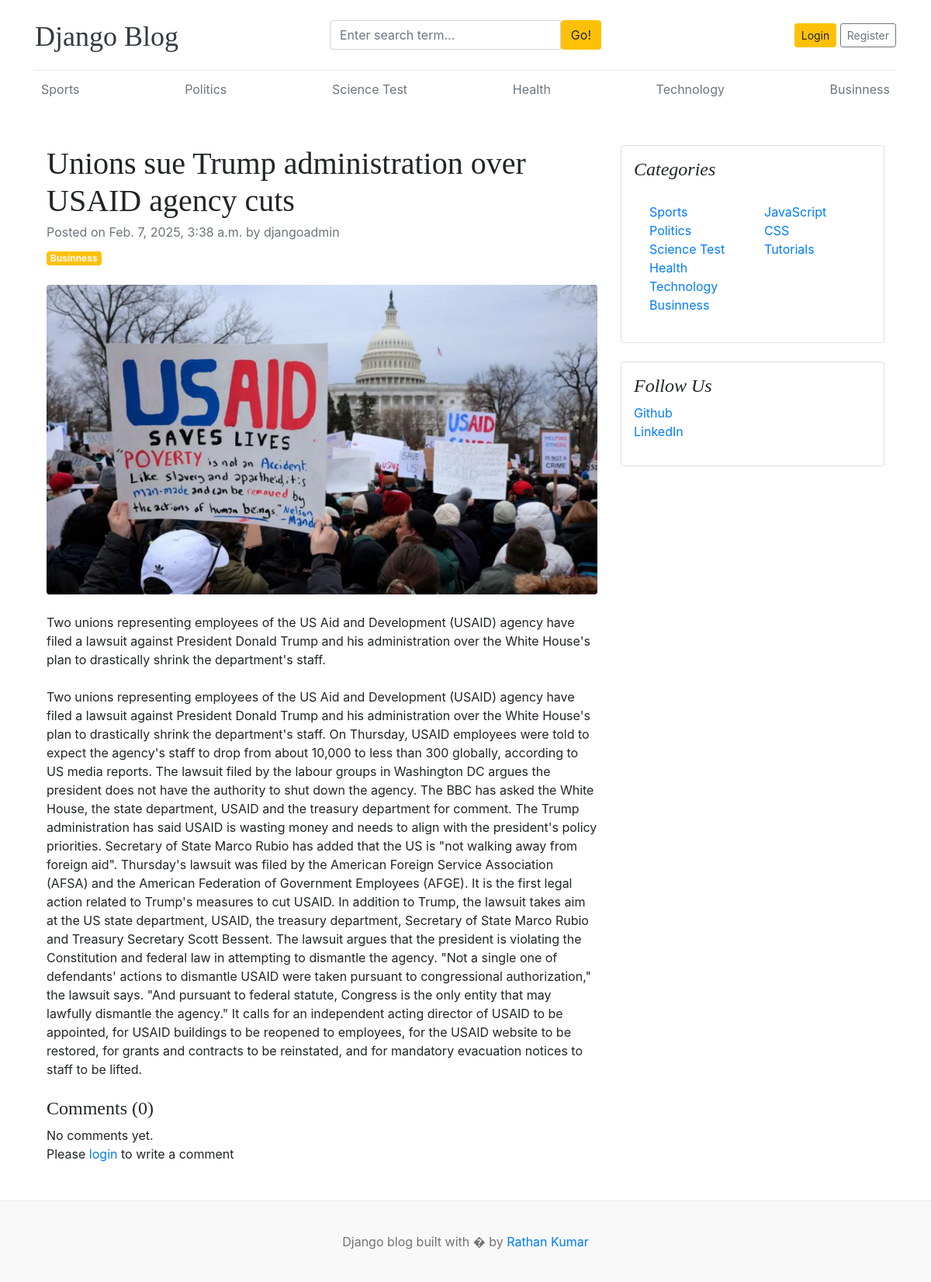
Screenshot of /blogs/unions-sue-trump-administration-over-usaid-agency-cuts/ with the database file from the repository.
### blogs/models.py (models this page shows, shortened)
class Category(models.Model):
    category_name = models.CharField(max_length=50, unique=True)
    created_at = models.DateTimeField(auto_now_add=True)
    updated_at = models.DateField(auto_now=True)
    class Meta:
        verbose_name_plural = 'categories'
    def __str__(self):
        return self.category_name

class Blog(models.Model):
    title = models.CharField(max_length=100)
    slug = models.SlugField(max_length=150, unique=True, blank=True)
    category = models.ForeignKey(Category, on_delete=models.CASCADE)
    author = models.ForeignKey(User, on_delete=models.CASCADE)
    featured_image = models.ImageField(upload_to='uploads/%Y/%m/%d')
    short_description = models.TextField(max_length=500)
    blog_body = models.TextField(max_length=2000)
    status = models.CharField(max_length=20, choices=STATUS_CHOICES, default="Draft")
    is_featured = models.BooleanField(default=False)
    created_at = models.DateTimeField(auto_now_add=True)
    updated_at = models.DateTimeField(auto_now=True)

### assignments/models.py (models this page shows, shortened)
class SocialLink(models.Model):
    platform = models.CharField(max_length=25)
    link = models.URLField(max_length=100)
    created_at = models.DateTimeField(auto_now_add=True)
    updated_at = models.DateTimeField(auto_now=True)

### blogs/views.py (the view, shortened to what this page needs)
# urls.py: path('blogs/<slug:slug>/', BlogsView.blogs, name='blogs'),
def blogs(request, slug):
    single_blog = get_object_or_404(Blog, slug=slug, status='Published')
    comments = Comment.objects.filter(blog=single_blog)
    comment_count = comments.count()
    context = {
        'single_blog': single_blog,
        'comments': comments,
        'comment_count': comment_count
    }
    return render(request, 'blogs.html', context)

### blogs/context_processors.py (called while the page is built)
def get_categories(request):
    categories = Category.objects.all()
    return dict(categories=categories)

def get_social_links(request):
    social_links = SocialLink.objects.all()
    return dict(social_links=social_links)

### templates/blogs.html
{% extends 'base.html' %} {% block content %}
<div class="container mt-5">
  <div class="row">
    <div class="col-lg-8">
      <article>
        <header class="mb-4">
          <h1 class="fw-bolder mb-1">{{ single_blog.title }}</h1>
          <div class="text-muted fst-italic mb-2">
            Posted on {{ single_blog.created_at }} by {{ single_blog.author }}
          </div>
          <a class="badge bg-warning text-decoration-none text-light" href="#!"
            >{{ single_blog.category }}</a
          >
        </header>
        <figure class="mb-4">
          <img
            class="img-fluid rounded"
            src="{{ single_blog.featured_image.url }}"
            alt="..."
          />
        </figure>
        <section class="mb-5">
          <p class="fs-5 mb-4">{{ single_blog.short_description }}</p>
          <p class="fs-5 mb-4">{{ single_blog.blog_body }}</p>
           <h4>Comments ({{ comment_count }})</h4>
           {% if comments %}
            {% for comment in comments %}
              <div class="card mt-1">
                <div class="card-body">
                  <p class="card-text mb-0">{{ comment }}</p>
                  <span>
                    <small>By {{ comment.user }}.</small>
                    <small>| {{ comment.created_at | timesince }} ago</small>
                  </span>
                </div>
              </div>
            {% endfor %}
            {% else %}
            No comments yet.
            {% endif %}
            <br>
            <div class="form-group">
              {% if user.is_authenticated %}
              <form action="" method="POST">
                {% csrf_token %}
                <div class="form-group">
                  <textarea name="comment" class="form-control" cols="30" rows="10" placeholder="Write your comment"></textarea>
                  <input type="submit" value="Submit" class="btn  btn-primary mt-2">
                </div>
              </form>
              {% else %}
              <p>Please <span><a href="{% url 'login' %}">login</a></span> to write a comment</p>
              {% endif %}
            </div>
        </section>
      </article>
    </div>
    <div class="col-lg-4">
      <div class="card mb-4 p-3">
        <h4 class="font-italic">Categories</h4>
        <div class="card-body">
          <div class="row">
            <div class="col-sm-6">
              <ul class="list-unstyled mb-0">
                {% for cat in categories %}
                <li>
                  <a href="{% url 'posts_by_category' cat.id %}"
                    >{{ cat.category_name }}</a
                  >
                </li>
                {% endfor %}
              </ul>
            </div>
            <div class="col-sm-6">
              <ul class="list-unstyled mb-0">
                <li><a href="#!">JavaScript</a></li>
                <li><a href="#!">CSS</a></li>
                <li><a href="#!">Tutorials</a></li>
              </ul>
            </div>
          </div>
        </div>
      </div>
      {% if social_links %}
      <div class="card mb-4 p-3">
        <h4 class="font-italic">Follow Us</h4>
        <ol class="list-unstyled">
          {% for i in social_links %}
          <li><a href="{{ i.link }}" target="_blank">{{ i.platform }}</a></li>
          {% endfor %}
        </ol>
      </div>
      {% endif %}
    </div>
  </div>
</div>
{% endblock %}

### templates/base.html (shortened to what this page needs)
{% load static %}
<!DOCTYPE html>
<html lang="en">
  <head>
    <link
      href="https://getbootstrap.com/docs/4.0/dist/css/bootstrap.min.css"
      rel="stylesheet"
    />
    <link href="{% static 'css/blog.css' %}" rel="stylesheet" />
    <link rel="stylesheet" href="https://cdnjs.cloudflare.com/ajax/libs/font-awesome/6.7.2/css/all.min.css">
  </head>
  <body>
    <div class="container">
      <header class="blog-header py-3">
        <div class="row flex-nowrap justify-content-between align-items-center">
          <div class="col-4 pt-1">
            <a class="blog-header-logo text-dark" href="/">Django Blog</a>
          </div>
          <div class="col-4">
            <form action="{% url 'search' %}" method="GET">
              <div class="input-group">
            <input
              class="form-control"
              type="text"
              name="keyword"
              placeholder="Enter search term..."
              aria-label="Enter search term..."
              aria-describedby="button-search"
            />
            <button type="submit" class="btn btn-warning" id="button-search" type="button">
              Go!
            </button>
          </div>
            </form>
          </div>
          <div class="col-4 d-flex justify-content-end align-items-center">
            {% if not user.is_authenticated %}
            <a class="btn btn-sm btn-warning" href="{% url 'login' %}">Login</a> &nbsp;
            <a class="btn btn-sm btn-outline-secondary" href="{% url 'register' %}">Register</a>
            {% else %}
            <span><a href="{% url 'dashboard' %}">Dashboard</a></span>
            &emsp;
            <span><a href="{% url 'logout' %}">Logout</a></span>
            {% endif %}
          </div>
        </div>
      </header>
      <div class="nav-scroller py-1 mb-2">
        <nav class="nav d-flex justify-content-between">
          {% for cat in categories %}
          <a class="p-2 text-muted" href="{% url 'posts_by_category' cat.id %}">{{ cat.category_name }}</a>
          {% endfor %}
        </nav>
      </div>
      {% block content %} {% endblock %}
    </div>
    <footer class="blog-footer">
      <p>Django blog built with � by <a href="#">Rathan Kumar</a></p>
    </footer>
  </body>
</html>

### blog_main/static/css/blog.css (style rules this page uses)
.blog-header { border-bottom: 1px solid #e5e5e5; }
.blog-header-logo { font-family: "Playfair Display", Georgia, "Times New Roman", serif; font-size: 2.25rem; }
h1, h2, h3, h4, h5, h6 { font-family: "Playfair Display", Georgia, "Times New Roman", serif; }
.blog-footer { padding: 2.5rem 0; color: #727272; text-align: center; background-color: #f9f9f9; border-top: .05rem solid #e5e5e5; }
.blog-footer p:last-child { margin-bottom: 0; }

### rows the page displays
Category: category_name "Sports"
Category: category_name "Politics"
Category: category_name "Science Test"
Category: category_name "Health"
Category: category_name "Technology"
Category: category_name "Businness"
Blog: title "Unions sue Trump administration over USAID agency cuts", created_at "Feb. 7, 2025, 3:38 a.m.", author "djangoadmin", category "Businness", featured_image (picture), short_description "Two unions representing employees of the US Aid and Development (USAID) agency have filed a lawsuit against President Donald Trump and his administration over the White House's plan to drastically shrink the department's staff.", blog_body "Two unions representing employees of the US Aid and Development (USAID) agency have filed a lawsuit against President Donald Trump and his administration over the White House's plan to drastically shrink the department's staff. On Thursday, USAID employees were told to expect the agency's staff to drop from about 10,000 to less than 300 globally, according to US media reports. The lawsuit filed by the labour groups in Washington DC argues the president does not have the authority to shut down the agency. The BBC has asked the White House, the state department, USAID and the treasury department for comment. The Trump administration has said USAID is wasting money and needs to align with the…"
SocialLink: platform "Github"
SocialLink: platform "LinkedIn"

### other values shown
{{ comment_count }} "0"
